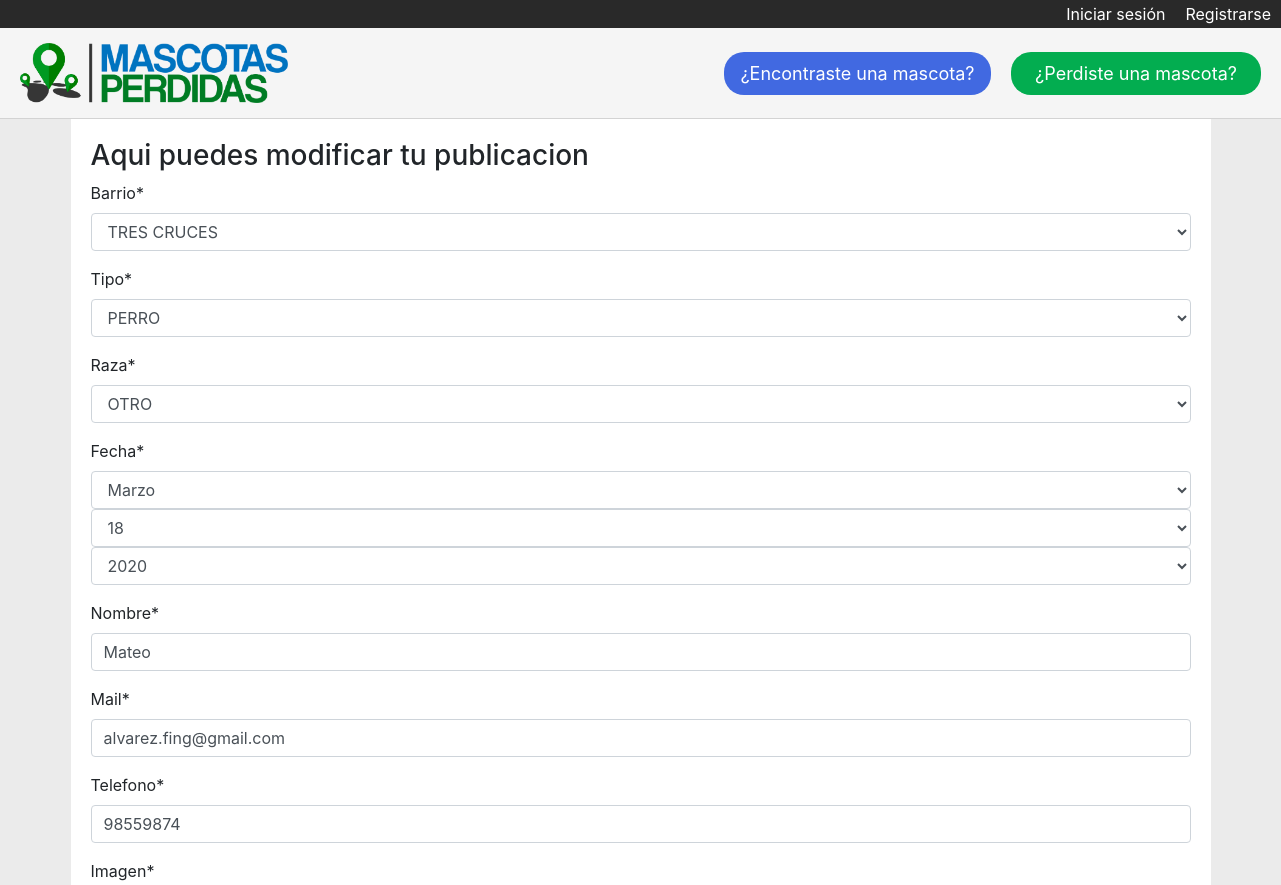
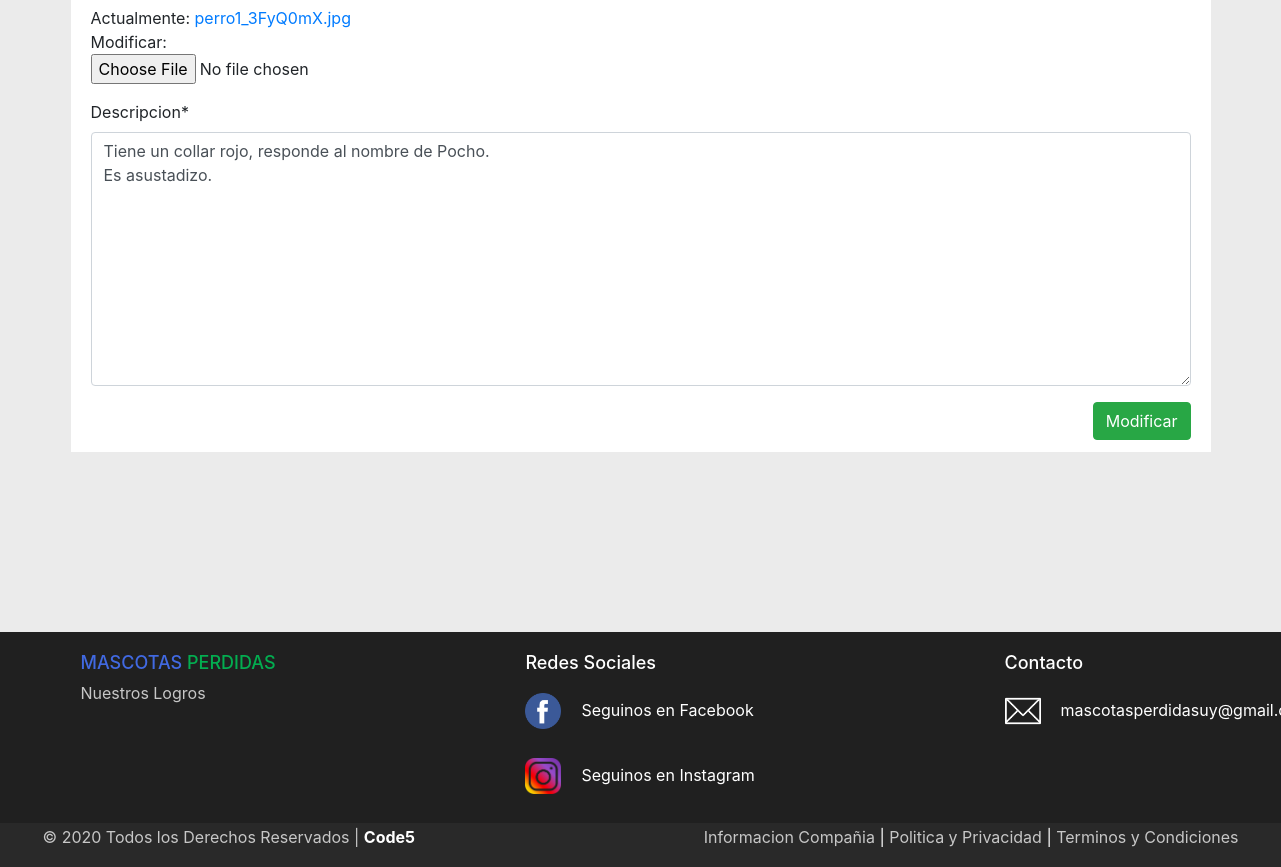
Page /modificar_publicaciones/42/ on the committed database (2 pictures, top to bottom).
### Mascotas/models.py (models this page shows)
class MascotaPerdida(models.Model):
    estado = models.CharField(max_length=40)
    imagen = models.ImageField(null=True, blank=True)  # <---- NO SACAR EL NULL NI EL BLANK QUE SE ROMPE LA BBDD
    barrio = models.ForeignKey(Barrio, on_delete=models.CASCADE)
    tipo = models.ForeignKey(Tipo, on_delete=models.CASCADE)
    raza = models.ForeignKey(Raza, on_delete=models.CASCADE)
    fecha = models.DateField()
    nombre = models.CharField(max_length=40)
    mail = models.EmailField()
    telefono = models.IntegerField()
    descripcion = models.TextField()

class Raza(models.Model):
    tipo = models.CharField(max_length=40)  # <---- Para indicar la raza del animal
    def __str__(self):
        return self.tipo

### Mascotasperdidas/views.py (the view)
# urls.py: path('modificar_publicaciones/<id>/', Modificar_publicaciones, name='modificar_publicaciones'),
def Modificar_publicaciones(request, id):
    modificar = MascotaPerdida.objects.get(id=id)
    data = {
        'form': MascotaPerdidaForm(instance=modificar)
    }
    if request.method == 'POST':
        formulario = MascotaPerdidaForm(data=request.POST, files=request.FILES, instance=modificar)
        if formulario.is_valid():
            formulario.save()
            return redirect(to='listado_publicaciones')
        data['form'] = formulario
    return render(request, 'modificar_publicaciones.html', data)

### Mascotasperdidas/forms.py (shortened to what this page needs)
class MascotaPerdidaForm(ModelForm):
    estado = forms.CharField(initial='PERDIDO', widget = forms.HiddenInput())
    imagen = forms.ImageField(required=True)
    class Meta:
        model = MascotaPerdida
        fields = ['estado', 'barrio', 'tipo', 'raza', 'fecha', 'nombre', 'mail', 'telefono', 'imagen', 'descripcion']
        widgets = {
            'fecha': forms.SelectDateWidget(years=range(2020, 2021)),
        }

### Mascotas/models.py (called while the page is built)
    def __str__(self):
        return self.lugar

    def __str__(self):
        return self.especie

### Mascotasperdidas/templates/modificar_publicaciones.html (shortened to what this page needs)
{% extends 'base.html' %}
{% load static %}
{% load crispy_forms_tags %}
{% block contenido %}
    <h3>Aqui puedes modificar tu publicacion</h3>
    <form action="" method="POST">
        {{ form | crispy }}
        <div class="float-right">
            <input type="submit" value="Modificar" class="btn btn-success" onclick="ConfirmarModificacion()">
        </div>
    </form>
{% endblock %}

### Mascotasperdidas/static/css/style.css (style rules this page uses)
body { background: url('/static/img/background.png') no-repeat center center fixed; background-size: cover; min-height: 100vh; }

### rows in the picture
MascotaPerdida: barrio "TRES CRUCES", raza "OTRO", nombre "Mateo", mail "alvarez.fing@gmail.com", telefono "98559874", descripcion "Tiene un collar rojo, responde al nombre de Pocho. Es asustadizo."
Raza: tipo "PERRO"
